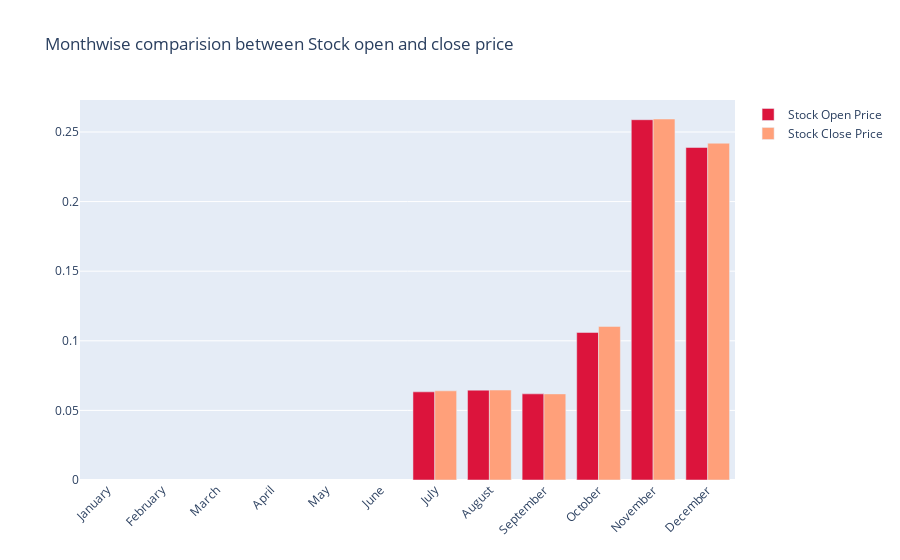

Write notebook code for a chart like this one.
### Code cell
fig = go.Figure()

fig.add_trace(go.Bar(
    x=monthvise.index,
    y=monthvise['Open'],
    name='Stock Open Price',
    marker_color='crimson'
))
fig.add_trace(go.Bar(
    x=monthvise.index,
    y=monthvise['Close'],
    name='Stock Close Price',
    marker_color='lightsalmon'
))

fig.update_layout(barmode='group', xaxis_tickangle=-45, 
                  title='Monthwise comparision between Stock open and close price')
fig.show()

### Figure 1 — Plotly figure (JSON) as saved in the notebook; plotly's stock layout.template omitted (floating-point values rounded to 4 significant figures)
{"data": [{"marker": {"color": "crimson"}, "name": "Stock Open Price", "type": "bar", "x": ["January", "February", "March", "April", "May", "June", "July", "August", "September", "October", "November", "December"], "y": [null, null, null, null, null, null, 0.06332, 0.06455, 0.06188, 0.106, 0.2588, 0.2389]}, {"marker": {"color": "lightsalmon"}, "name": "Stock Close Price", "type": "bar", "x": ["January", "February", "March", "April", "May", "June", "July", "August", "September", "October", "November", "December"], "y": [null, null, null, null, null, null, 0.06404, 0.06461, 0.06185, 0.1103, 0.2593, 0.2419]}], "layout": {"barmode": "group", "title": {"text": "Monthwise comparision between Stock open and close price"}, "xaxis": {"tickangle": -45}}}
